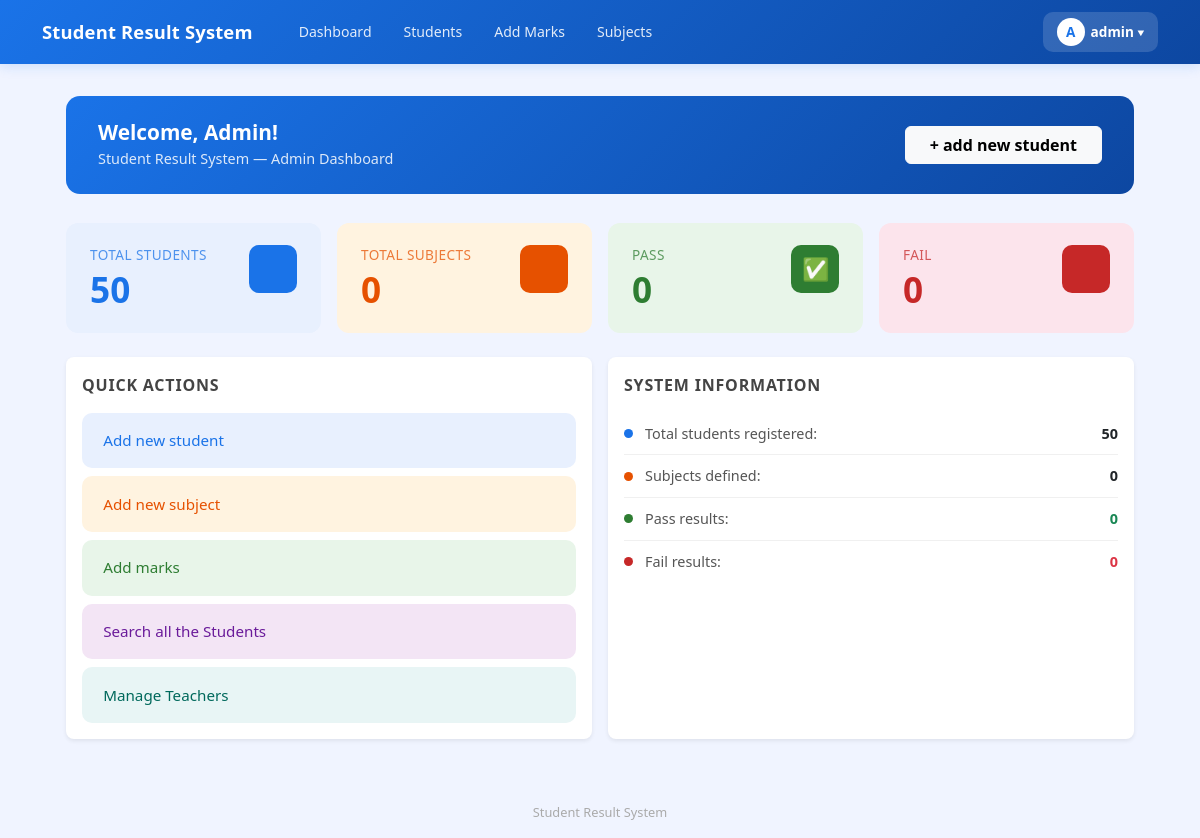
The page /dashboard/ (signed in) on the database its author committed.
### result/models.py (models this page shows)
class CustomUser(AbstractUser):
    ROLE_CHOICES = (
        ('admin', 'Admin'),
        ('teacher', 'Teacher'),
        ('student', 'Student'),
    )
    role = models.CharField(max_length=10, choices=ROLE_CHOICES, default='student')
    phone = models.CharField(max_length=15, null=True, blank=True)

### result/views.py (the view)
# urls.py: path('dashboard/', views.dashboard, name='dashboard'),
@login_required(login_url='login')
def dashboard(request):
    if not request.user.is_superuser:
        messages.error(request, "Access Denied!")
        return redirect('teacher_dashboard')
    return render(request, 'result/dashboard.html', {
        'total_students': Student.objects.count(),
        'total_subjects': Subject.objects.count(),
        'pass_count': Marks.objects.filter(is_pass=True).count(),
        'fail_count': Marks.objects.filter(is_pass=False).count(),
    })

### result/templates/result/dashboard.html (shortened to what this page needs)
{% extends 'result/base.html' %}
{% block content %}
<div class="welcome-bar">
    <div>
        <h4> Welcome, {{ request.user.username|title }}!</h4>
        <p>Student Result System — Admin Dashboard</p>
    </div>
    <a href="{% url 'add_student' %}" class="btn btn-light fw-semibold px-4">
        + add new student
    </a>
</div>
<div class="row g-3 mb-4">
    <div class="col-6 col-md-3">
        <div class="stat-card h-100" style="background:#e8f0fe;">
            <div class="d-flex align-items-start justify-content-between">
                <div>
                    <div class="stat-label" style="color:#1a73e8;">Total Students</div>
                    <div class="stat-number" style="color:#1a73e8;">{{ total_students }}</div>
                </div>
                <div class="stat-icon" style="background:#1a73e8; color:white;"> </div>
            </div>
        </div>
    </div>
    <div class="col-6 col-md-3">
        <div class="stat-card h-100" style="background:#fff3e0;">
            <div class="d-flex align-items-start justify-content-between">
                <div>
                    <div class="stat-label" style="color:#e65100;">Total Subjects</div>
                    <div class="stat-number" style="color:#e65100;">{{ total_subjects }}</div>
                </div>
                <div class="stat-icon" style="background:#e65100; color:white;"> </div>
            </div>
        </div>
    </div>
    <div class="col-6 col-md-3">
        <div class="stat-card h-100" style="background:#e8f5e9;">
            <div class="d-flex align-items-start justify-content-between">
                <div>
                    <div class="stat-label" style="color:#2e7d32;">Pass</div>
                    <div class="stat-number" style="color:#2e7d32;">{{ pass_count }}</div>
                </div>
                <div class="stat-icon" style="background:#2e7d32; color:white;">✅</div>
            </div>
        </div>
    </div>
    <div class="col-6 col-md-3">
        <div class="stat-card h-100" style="background:#fce4ec;">
            <div class="d-flex align-items-start justify-content-between">
                <div>
                    <div class="stat-label" style="color:#c62828;">Fail</div>
                    <div class="stat-number" style="color:#c62828;">{{ fail_count }}</div>
                </div>
                <div class="stat-icon" style="background:#c62828; color:white;"> </div>
            </div>
        </div>
    </div>
</div>
<div class="row g-3">
    <div class="col-md-6">
        <div class="card border-0 shadow-sm rounded-3 p-3 h-100">
            <div class="section-title">Quick Actions</div>
            <div class="d-flex flex-column gap-2">
                <a href="{% url 'add_student' %}" class="quick-btn" style="background:#e8f0fe; color:#1a73e8;">
                    <span>Add new student</span>
                </a>
                <a href="{% url 'add_subject' %}" class="quick-btn" style="background:#fff3e0; color:#e65100;">
                    <span>Add new subject</span>
                </a>
                <a href="{% url 'add_marks' %}" class="quick-btn" style="background:#e8f5e9; color:#2e7d32;">
                    <span>Add marks</span>
                </a>
                <a href="{% url 'student_list' %}" class="quick-btn" style="background:#f3e5f5; color:#6a1b9a;">
                    <span>Search all the Students</span>
                </a>
                <a href="{% url 'teacher_list' %}" class="quick-btn" style="background:#e8f5f5; color:#00695c;">
                    <span> Manage Teachers</span>
                </a>
            </div>
        </div>
    </div>
    <div class="col-md-6">
        <div class="card border-0 shadow-sm rounded-3 p-3 h-100">
            <div class="section-title"> System information</div>
            <div class="activity-row">
                <div class="dot" style="background:#1a73e8;"></div>
                <span style="color:#555;">Total students registered:</span>
                <strong class="ms-auto">{{ total_students }}</strong>
            </div>
            <div class="activity-row">
                <div class="dot" style="background:#e65100;"></div>
                <span style="color:#555;">Subjects defined:</span>
                <strong class="ms-auto">{{ total_subjects }}</strong>
            </div>
            <div class="activity-row">
                <div class="dot" style="background:#2e7d32;"></div>
                <span style="color:#555;">Pass results:</span>
                <strong class="ms-auto text-success">{{ pass_count }}</strong>
            </div>
            <div class="activity-row">
                <div class="dot" style="background:#c62828;"></div>
                <span style="color:#555;">Fail results:</span>
                <strong class="ms-auto text-danger">{{ fail_count }}</strong>
            </div>
        </div>
    </div>
</div>
{% endblock %}

### result/templates/result/base.html (shortened to what this page needs)
<!DOCTYPE html>
<html lang="ne">
<head>
    <link href="https://cdn.jsdelivr.net/npm/bootstrap@5.3.0/dist/css/bootstrap.min.css" rel="stylesheet">
    <link href="https://cdn.jsdelivr.net/npm/bootstrap-icons@1.10.0/font/bootstrap-icons.css" rel="stylesheet">
</head>
<body>
    <nav class="navbar navbar-expand-lg">
        <div class="container">
            <a class="navbar-brand text-white" href="{% url 'dashboard' %}">
                Student Result System
            </a>
            {% if user.is_authenticated %}
            <div class="collapse navbar-collapse" id="navMenu">
                <div class="d-flex gap-1 ms-3 flex-wrap align-items-center">
                    <a href="{% url 'dashboard' %}" class="nav-link-btn">Dashboard</a>
                    <a href="{% url 'student_list' %}" class="nav-link-btn">Students</a>
                    <a href="{% url 'add_marks' %}" class="nav-link-btn">Add Marks</a>
                    <a href="{% url 'subject_list' %}" class="nav-link-btn">Subjects</a>
                </div>
                <div class="ms-auto mt-2 mt-lg-0 profile-dropdown">
                    <button class="profile-btn" onclick="toggleDropdown()">
                        <div class="profile-avatar">
                            {{ request.user.username|first|upper }}
                        </div>
                        {{ request.user.username }}
                        ▾
                    </button>
                </div>
            </div>
            {% endif %}
        </div>
    </nav>
    <div class="main-container">
        {% block content %}{% endblock %}
    </div>
    <div class="site-footer">
        Student Result System
    </div>
</body>
</html>

### result/templates/result/base.html (style rules this page uses)
body { background: #f0f4ff; min-height: 100vh; }
.navbar-brand { font-size: 1.15rem; font-weight: 700; letter-spacing: 0.01em; }
.navbar { background: linear-gradient(135deg, #1a73e8, #0d47a1) !important; box-shadow: 0 2px 12px rgba(26, 115, 232, 0.18); padding: 0.75rem 0; }
.nav-link-btn { color: rgba(255, 255, 255, 0.88); font-size: 0.88rem; font-weight: 500; padding: 6px 14px; border-radius: 8px; text-decoration: none; transition: background 0.15s; }
.profile-dropdown { position: relative; }
.profile-btn { background: rgba(255, 255, 255, 0.15); color: white; border: none; border-radius: 10px; padding: 6px 14px; font-size: 0.85rem; font-weight: 600; cursor: pointer; display: flex; align-items: center; gap: 6px; transition: background 0.15s; }
.profile-avatar { width: 28px; height: 28px; background: white; color: #1a73e8; border-radius: 50%; display: flex; align-items: center; justify-content: center; font-weight: 800; font-size: 0.85rem; }
.main-container { max-width: 1100px; margin: 0 auto; padding: 2rem 1rem; }
.site-footer { text-align: center; color: #aaa; font-size: 0.8rem; padding: 2rem 0 1rem; }

### result/templates/result/dashboard.html (style rules this page uses)
.stat-card { border-radius: 12px; padding: 1.4rem 1.5rem; border: none; transition: transform 0.15s ease, box-shadow 0.15s ease; }
.stat-icon { width: 48px; height: 48px; border-radius: 10px; display: flex; align-items: center; justify-content: center; font-size: 22px; }
.stat-number { font-size: 2.2rem; font-weight: 700; line-height: 1.1; margin: 0.3rem 0 0.1rem; }
.stat-label { font-size: 0.85rem; font-weight: 500; letter-spacing: 0.03em; text-transform: uppercase; opacity: 0.75; }
.quick-btn { border-radius: 10px; padding: 0.9rem 1.2rem; font-weight: 500; font-size: 0.95rem; transition: all 0.15s ease; border: 2px solid transparent; display: flex; align-items: center; gap: 10px; text-decoration: none; }
.section-title { font-size: 1rem; font-weight: 600; color: #444; text-transform: uppercase; letter-spacing: 0.05em; margin-bottom: 1rem; }
.welcome-bar { background: linear-gradient(135deg, #1a73e8 0%, #0d47a1 100%); border-radius: 14px; color: white; padding: 1.5rem 2rem; margin-bottom: 1.8rem; display: flex; align-items: center; justify-content: space-between; flex-wrap: wrap; gap: 1rem; }
.welcome-bar h4 { font-size: 1.3rem; font-weight: 700; margin: 0; }
.welcome-bar p { margin: 0.2rem 0 0; opacity: 0.85; font-size: 0.9rem; }
.activity-row { display: flex; align-items: center; gap: 12px; padding: 10px 0; border-bottom: 1px solid #f0f0f0; font-size: 0.9rem; }
.activity-row:last-child { border-bottom: none; }
.dot { width: 9px; height: 9px; border-radius: 50%; flex-shrink: 0; }

### rows shown on the page
CustomUser: user.username|first "A", user.username "admin", user.username "Admin"

### other values the page prints
{{ total_students }} "50"
{{ total_subjects }} "0"
{{ pass_count }} "0"
{{ fail_count }} "0"
